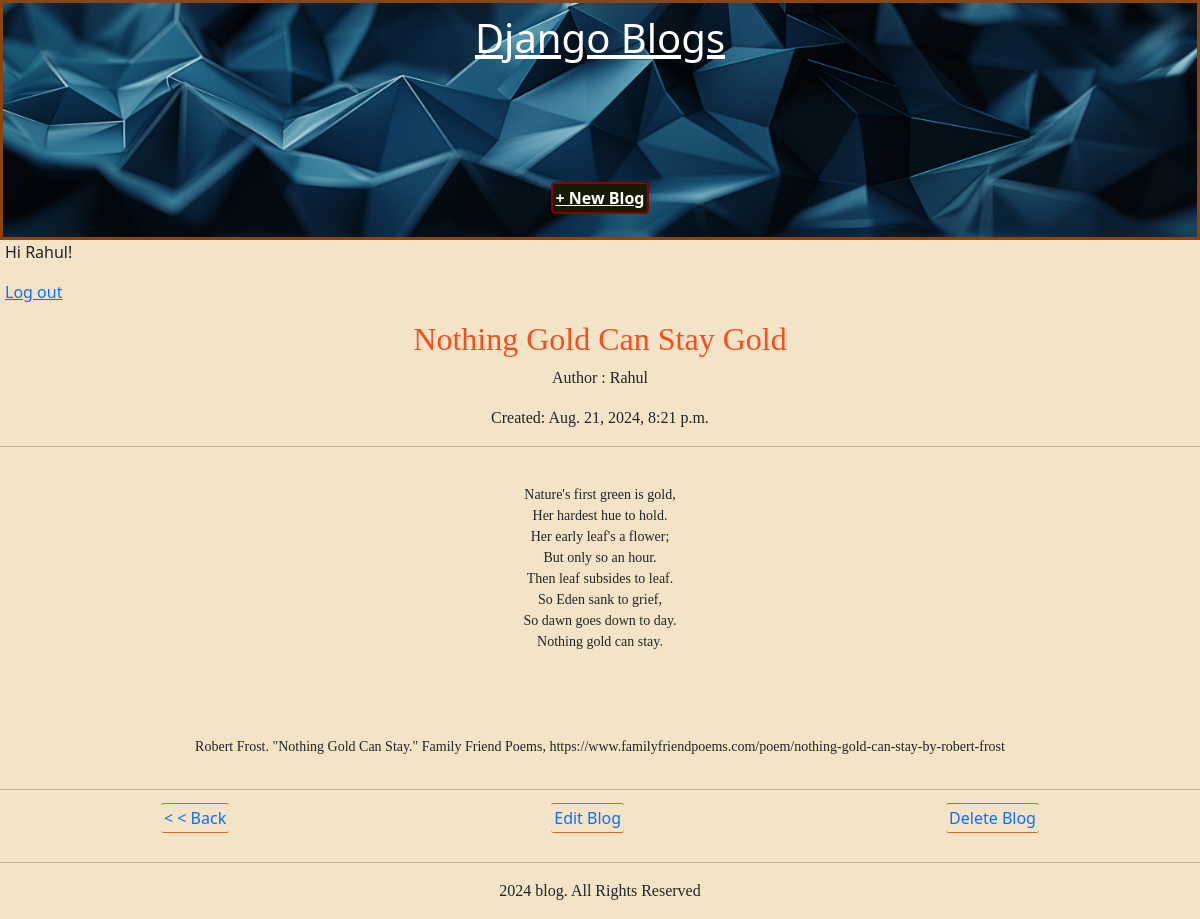
Screenshot of /post/4 (signed in) with the database file from the repository.
### blog/models.py (models this page shows, shortened)
class Post(models.Model):
    title=models.CharField(max_length=100)
    author=models.ForeignKey(
        User,  on_delete=models.CASCADE
    )
    body=models.TextField()
    created=models.DateTimeField(auto_now_add=True)

### blog/views.py (the view)
# urls.py: path('post/<int:pk>', BlogDetailView.as_view(), name='post_detail'),
class BlogDetailView(DetailView):
    template_name='post_detail.html'
    model=Post

### blog/templates/post_detail.html (shortened to what this page needs)
{% extends 'base.html' %}
{% block content %}
<div class="c3id1">
    <h2>{{post.title}}</h2>
    <p><span>Author : </span>{{post.author}}</p>
    <p><span>Created: </span>{{post.created}}</p>
    <hr>
    <pre> <p class="c3id1">{{post.body}}</p></pre>
    <hr>
</div>
<div class="c3id2">
    <p class="c3id3"><a href="{% url 'home' %}"> &lt; &lt; Back </a></p>
    <p class="c3id3"><a href="{% url 'post_edit' post.pk %}"> Edit Blog</a></p>
    <p class="c3id3"><a href="{% url 'post_delete' post.pk %}"> Delete Blog</a></p>
</div>
{% endblock content %}

### blog/templates/base.html (shortened to what this page needs)
<!DOCTYPE html>
<html lang="en">
{% load static %}
<head>
    <link href="https://cdn.jsdelivr.net/npm/bootstrap@5.1.3/dist/css/bootstrap.min.css" rel="stylesheet">
    <link href="{% static 'css/base.css' %}" rel="stylesheet" >
</head>
<body>
    <div class="c1id1">
        <h1><a href="{% url 'home' %}"> Django Blogs </a></h1>
        <br>
        <br>
        <br>
        <p><a href="{% url 'post_create' %}"> + New Blog </a></p>
    </div>
    <div class="c1id2">
    {% if user.is_authenticated %}
        <p>Hi {{ user.username }}!</p>
        <p><a href="{% url 'logout' %}">Log out</a></p>
    {% else %}
        <p>You are not logged in.</p>
        <a href="{% url 'login' %}">Log In</a>
        <a href="{% url 'signup' %}">Sign Up</a>
    {% endif %}
    </div>
    {% block content %}
    {% endblock content %}
<hr>
<p class="c2id1" style="text-align: center;"> 2024 blog. All Rights Reserved </p>
</body>
</html>

### static/css/base.css (style rules this page uses)
body { margin: 0px; padding: 0px; background-color:rgb(243, 228, 199); }
.c1id1 { border: 3px solid saddlebrown; background-image: url(/static/images/bg01.jpg); background-size: cover; width: 100vw; height: 30vh; display: flex; flex-direction: column; text-align: center; align-content: space-around; align-items: center; justify-content: space-around; justify-items: center; margin: 0px; padding: 0px; transition-property:all; transition-duration: 2s; transition-timing-function: ease-in-out; }
.c1id1 h1 a { text-decoration: none; text-decoration: underline; color: white; }
.c1id1 p a { text-decoration: none; text-decoration: underline; font-weight: bold; color: white; border: 2px solid darkred; padding: 3px; border-radius: 5px; background-color: rgb(22, 27, 2); }
.c1id2 { padding: 0px 5px 0px 5px; }
.c2id1 { font-family: 'Times New Roman', Times, serif; padding: 0px 5px 0px 5px; }
.c3id1 { font-family:'Times New Roman', Times, serif; text-align: center; }
.c3id1 h2 { color: rgb(246, 79, 29); }
.c3id2 { display: flex; flex-direction: row; justify-content: space-around; }
.c3id3 a { text-decoration: none; border: 1px solid chocolate; border-left: 0px; border-right: 0px; padding: 3px; border-radius: 3px; }

### rows the page displays
Post: title "Nothing Gold Can Stay Gold", author "Rahul", created "Aug. 21, 2024, 8:21 p.m.", body "Nature's first green is gold, Her hardest hue to hold. Her early leaf's a flower; But only so an hour. Then leaf subsides to leaf. So Eden sank to grief, So dawn goes down to day. Nothing gold can stay. Robert Frost. \"Nothing Gold Can Stay.\" Family Friend Poems, https://www.familyfriendpoems.com/poem/nothing-gold-can-stay-by-robert-frost"

### other values shown
{{ user.username }} "Rahul"
